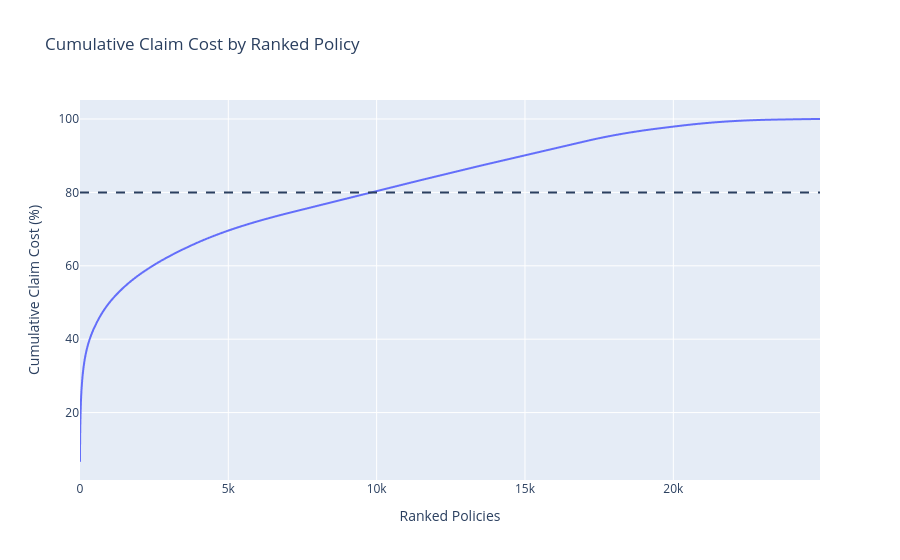

The cell this chart's notebook holds for it:
### Markdown cell above
The analysis shows that approximately 39.39% of policies with observed claims account for 80% of the total claim cost.

Therefore, the portfolio does not follow the classical 80/20 Pareto pattern. However, claim costs are still concentrated among a relatively smaller group of high-cost policies.

### Code cell
pareto_plot = pareto.reset_index(drop=True)

fig = px.line(pareto_plot,
    x=np.arange(1, len(pareto_plot) + 1),
    y="CumulativeClaimCostPct",
    title="Cumulative Claim Cost by Ranked Policy",
    labels={
        "x": "Ranked Policies",
        "CumulativeClaimCostPct": "Cumulative Claim Cost (%)"
    })
fig.add_hline(y=80,line_dash="dash")

fig.show()

### Figure 1 — Plotly figure (JSON) as saved in the notebook; plotly's stock layout.template omitted (floating-point values rounded to 4 significant figures; data arrays with more than 128 entries replaced by an {"elided": "..."} marker saying what was removed)
{"data": [{"hovertemplate": "Ranked Policies=%{x}<br>Cumulative Claim Cost (%)=%{y}<extra></extra>", "legendgroup": "", "line": {"color": "#636efa", "dash": "solid"}, "marker": {"symbol": "circle"}, "mode": "lines", "name": "", "showlegend": false, "type": "scattergl", "x": {"elided": "24944 int values"}, "xaxis": "x", "y": {"elided": "24944 float values"}, "yaxis": "y"}], "layout": {"legend": {"tracegroupgap": 0}, "shapes": [{"line": {"dash": "dash"}, "type": "line", "x0": 0, "x1": 1, "xref": "x domain", "y0": 80, "y1": 80, "yref": "y"}], "title": {"text": "Cumulative Claim Cost by Ranked Policy"}, "xaxis": {"anchor": "y", "domain": [0, 1], "title": {"text": "Ranked Policies"}}, "yaxis": {"anchor": "x", "domain": [0, 1], "title": {"text": "Cumulative Claim Cost (%)"}}}}
